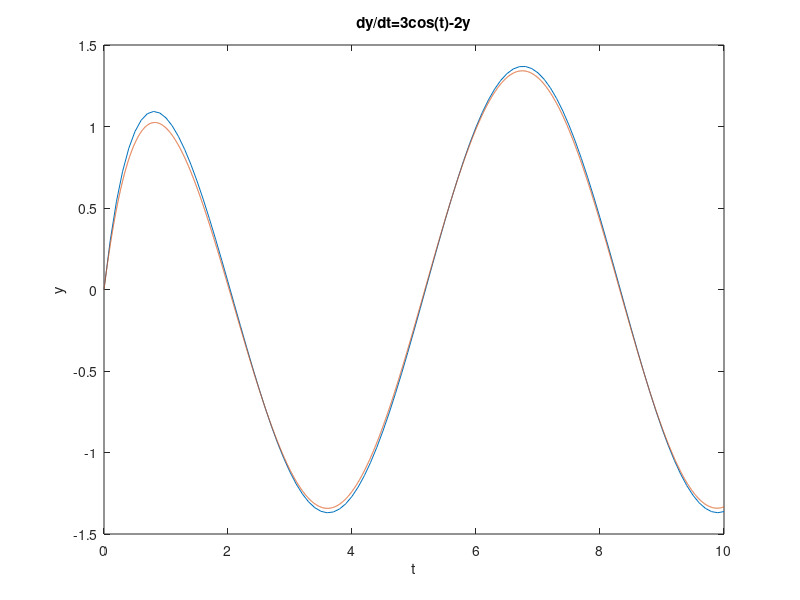

Source code (MATLAB):
clc, clear, close all;
y0=0;
h=0.1;
i=0.001;
t = 0:h:10;
x=0:i:10;
ya=zeros(size(t)); 
ya(1)=y0
yexact=-1.2*exp(-2*x)+0.6*sin(x)+1.2*cos(x)
for i=1:(length(t)-1)
    k1 = -2*ya(i)+3*cos(t(i))
    ya(i+1) = ya(i) + k1*h;
end
plot(t,ya,x,yexact);
xlabel('t'),ylabel('y') 
title('dy/dt=3cos(t)-2y') 
